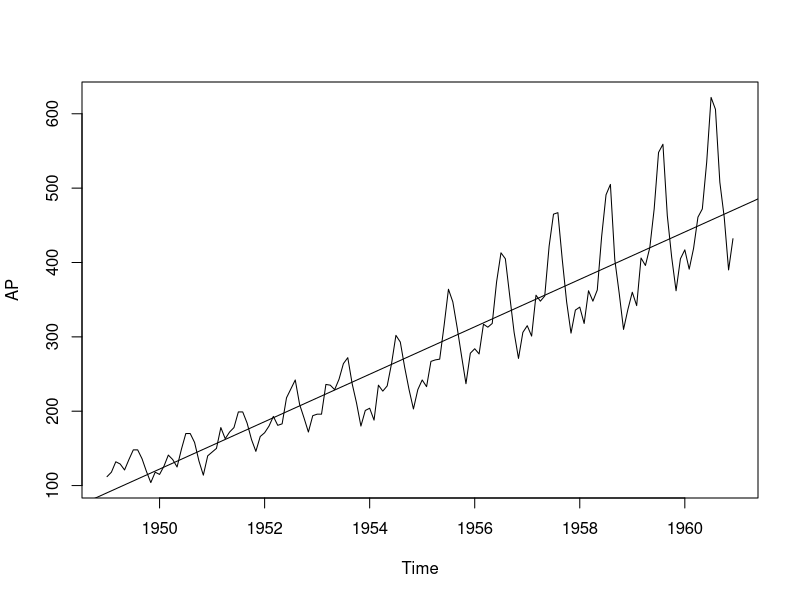
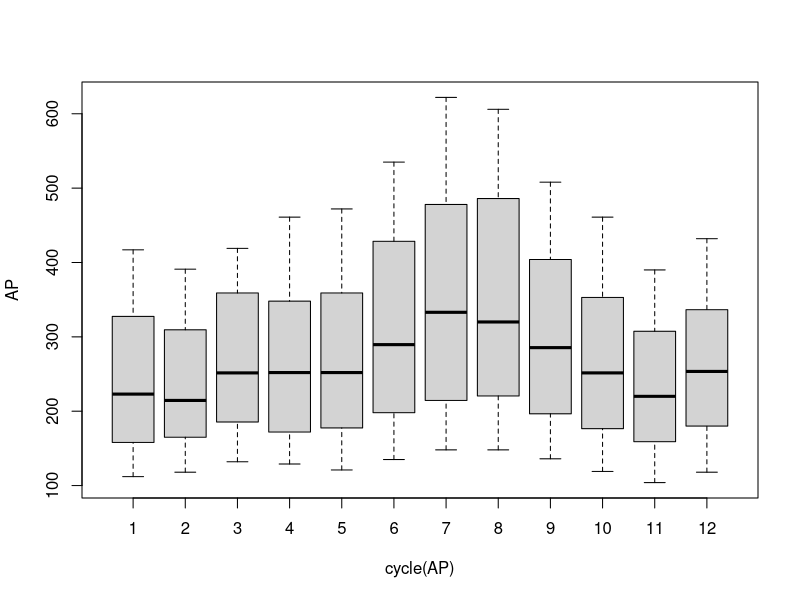
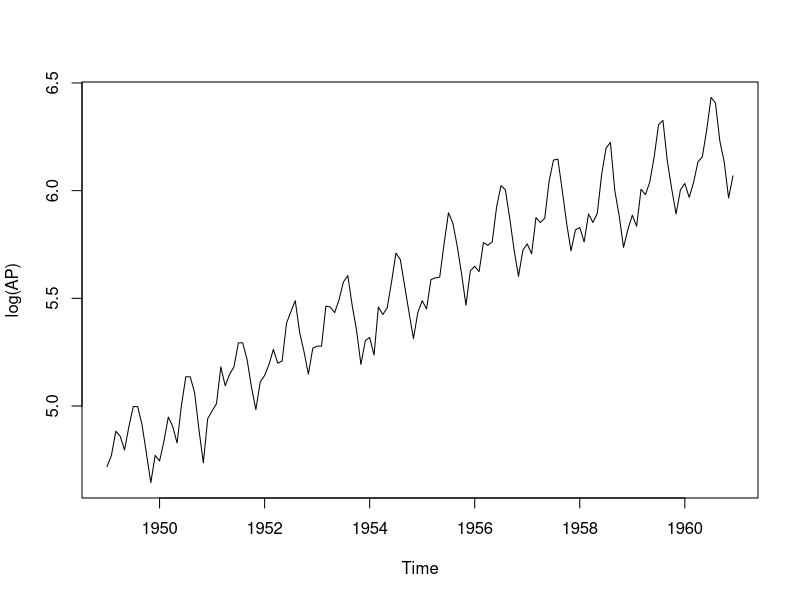
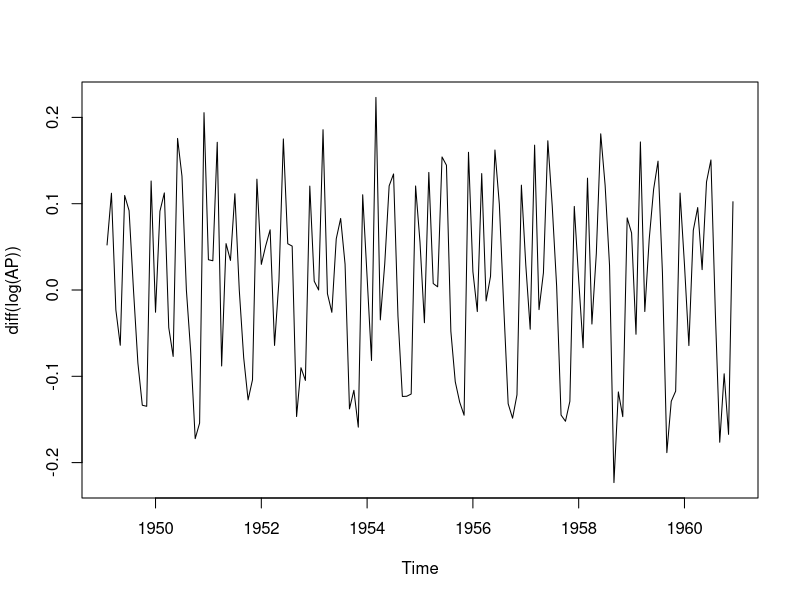
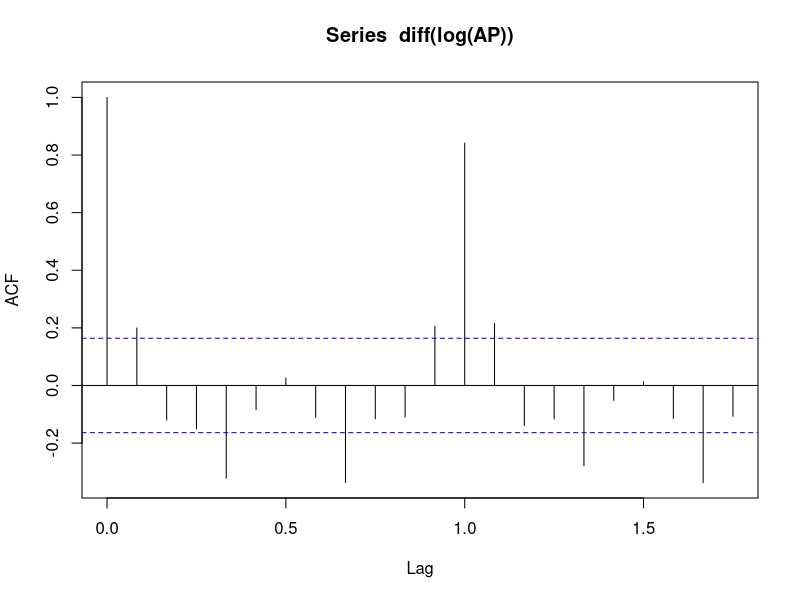
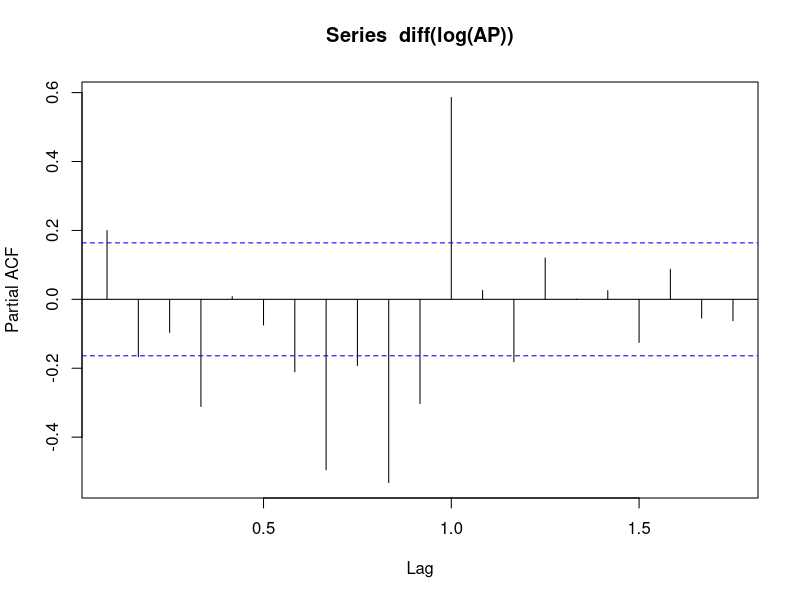
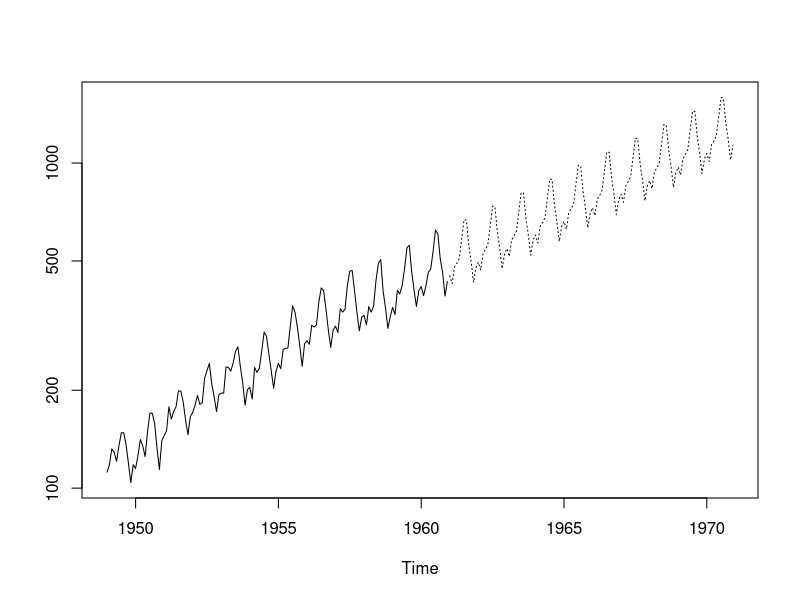
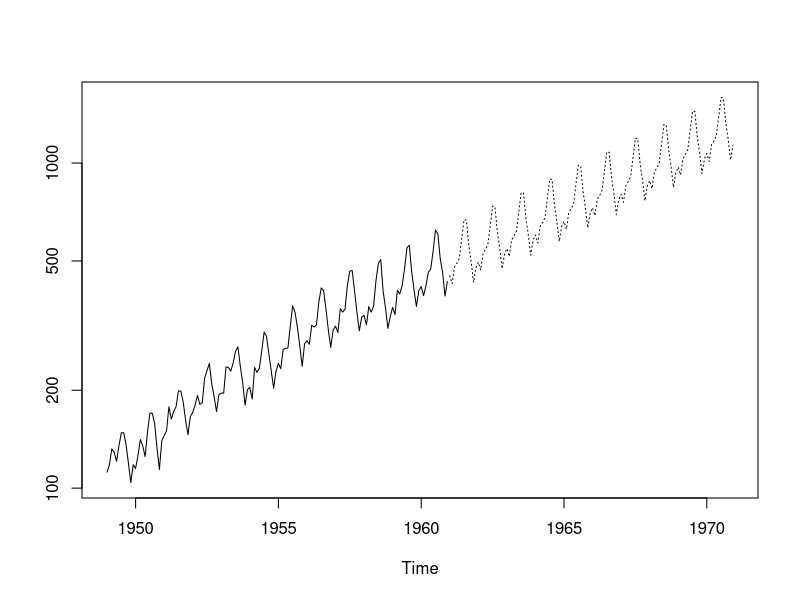

Reproduce these figures in R, in order.
data("AirPassengers")
AP <- AirPassengers

plot(AP)

abline(reg = lm(AP~time(AP)))



boxplot(AP~cycle(AP))

plot(log(AP))

plot(diff(log(AP)))


library(tseries)

acf(diff(log(AP)))
pacf(diff(log(AP)))


fit <- arima(log(AP), c(0,1,1), seasonal = list(order= c(0,1,1), period = 12))

pred <- predict(fit, n.ahead = 10*12)

pred1 <-2.718^pred$pred

ts.plot(AP, 2.718^pred$pred, log= "y", lty= c(1,3))


datawide <- ts(AP, frequency = 12,start = c(1949,1), end = c(1959,12))

fit <- arima(log(datawide), c(0,1,1), seasonal = list(order= c(0,1,1), period = 12))

data1 <- head(pred1,12)

predicted_1960 <- round(data1,0)

original_1960 <- tail(AP,12)


ts.plot(AP, 2.718^pred$pred, log= "y", lty= c(1,3))






